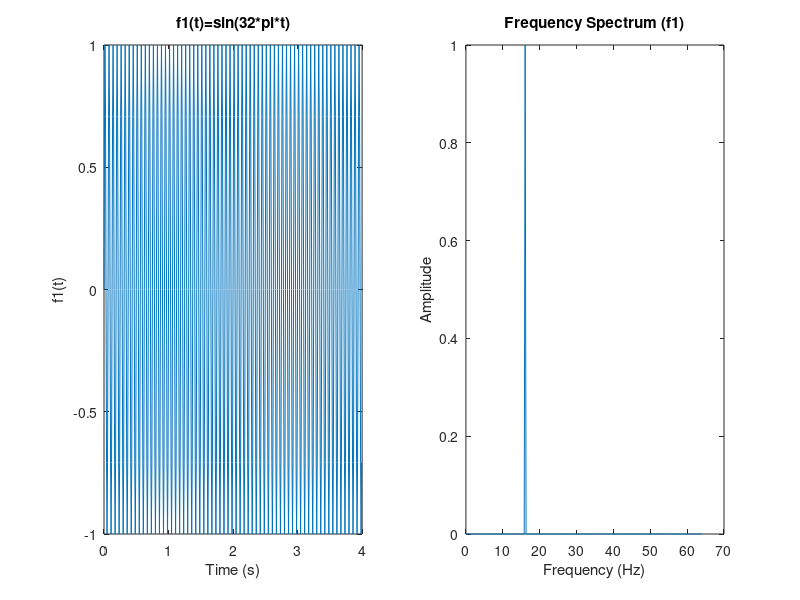
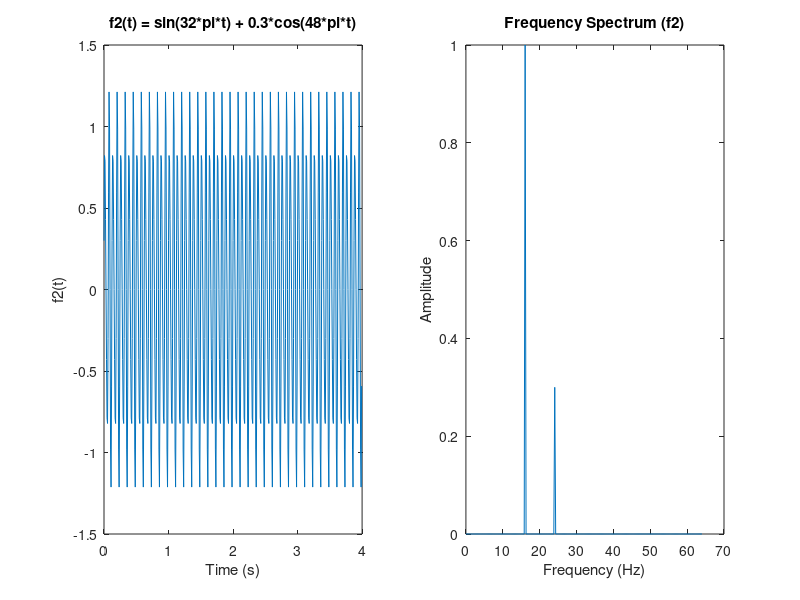

Reproduce these figures in MATLAB, in order.
% Übung 1 %

Fs = 128; % Abtasten/s (sampling frequency)
dt = 1/Fs; % Zeitspanne Abtastung (sample time)
SingalDurationInSec = 4; % Dauer des Signal
countSamplePoints = SingalDurationInSec/dt; % Anzahl der Abtastsignale (Samples)
t = (0:dt:SingalDurationInSec-dt); % Zeitvektor (time vector)
f1 = sin(32*pi*t); %Signal f1
f2 = sin(32*pi*t) + 0.3*cos(48*pi*t); %Signal f1

% Analyse des ersten Signals

% Analyse von f1 mit fft
%   ACHTUNG: Wird verwenden nur die linke Hälfte der fft, denn diese ist 
%            symmetrisch von -Inf:+Inf. Das heißt aber auch, dass die 
%            Amplitude später mit 2 multipliziert werden muss, um das 
%            korrekte Ergebnis zu erhalten
Y = fft(f1);
Y = Y/countSamplePoints;

%x-Achse -> Umrechnen in Hz mit Fs/2 (bis zu 64 Hz)
f = Fs/2*linspace(0,1,countSamplePoints/2);

%y-Achse -> Amplitude, schneide Werte ab der Mitte ab (Spiegelung)
%        -> Frequenzen über den Betrag der fft Komponenten ermitteln
freqSpec = 2*abs(Y(1:countSamplePoints/2));

figure;
%Plot f1=sin(32*pi*t)
subplot(1,2,1)
%x=t, y
plot(t,f1)
title('f1(t)=sin(32*pi*t)')
xlabel('Time (s)');
ylabel('f1(t)');

% Plot Spectrum.
subplot(1,2,2)
plot(f,freqSpec) 
title('Frequency Spectrum (f1)')
xlabel('Frequency (Hz)')
ylabel('Amplitude')


% Analyse des zweiten Signals
Y = fft(f2);
Y = Y/countSamplePoints;
f = Fs/2*linspace(0,1,countSamplePoints/2);
freqSpec = 2*abs(Y(1:countSamplePoints/2));

figure;
subplot(1,2,1)
plot(t,f2)
title('f2(t) = sin(32*pi*t) + 0.3*cos(48*pi*t)')
xlabel('Time (s)');
ylabel('f2(t)');

subplot(1,2,2)
plot(f,freqSpec) 
title('Frequency Spectrum (f2)')
xlabel('Frequency (Hz)')
ylabel('Amplitude')